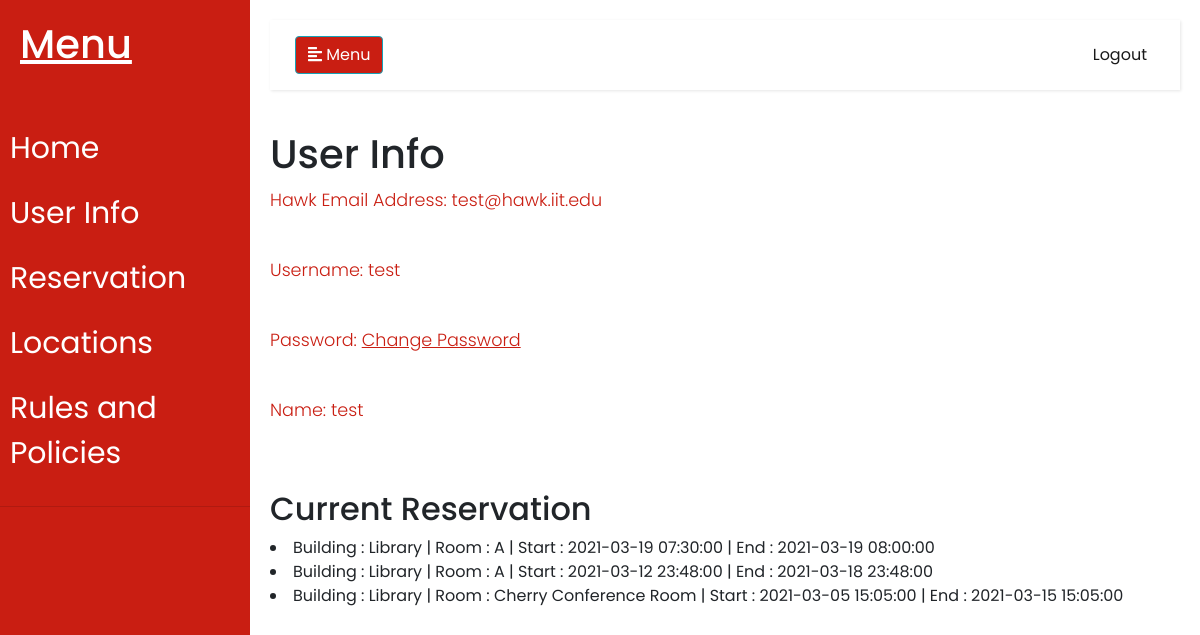
Page /auth/userinfo (signed in) on the committed database.
### models.py (models this page shows, shortened)
class User(db.Model):
    __tablename__ = 'user'
    email_address = db.Column(db.String(50), primary_key=True)
    username = db.Column(db.String(20), nullable=False)
    password = db.Column(db.String(20), nullable=False)
    name = db.Column(db.String(20), nullable=False)

class Location(db.Model):
    __tablename__ = 'location'
    id = db.Column(db.Integer, primary_key=True, autoincrement=True)
    building = db.Column(db.String(30), nullable=False)
    room = db.Column(db.String(10), nullable=False)

### auth.py (the view)
@bp.route('/userinfo')
def userinfo():
    user_email_address = session.get('user_email_address')
    res = db.session.query(Reservation).filter(Reservation.email_address == user_email_address).all()
    print(res)
    data = []
    for temp in res:
        out = dict()
        out['email_address'] = temp.email_address
        loc_id = db.session.query(Location).filter(Location.id == temp.location_id).all()
        print(loc_id)
        print(loc_id[0].building)
        out['building'] = loc_id[0].building
        out['room'] = loc_id[0].room
        out['start'] = str(temp.reservation_start)
        out['end'] = str(temp.reservation_end)
        out['status'] = temp.reservation_status
        data.append(out)
    print(data)
    return render_template('auth/userinfo.html',result = data)

### auth.py (called while the page is built)
@bp.before_app_request
def load_logged_in_user():
    user_email_address = session.get('user_email_address')
    if user_email_address is None:
        g.user = None
    else:
        g.user = User.query.filter_by(email_address=user_email_address).first()

### templates/auth/userinfo.html
{% extends 'index.html' %}
{% block header %}
  <h1>{% block title %}User Info{% endblock %}</h1>
{% endblock %}
{% block content %}
  <form method="post">
    <p>Hawk Email Address: {{ g.user['email_address'] }}</p>
      <br>
    <p>Username: {{ g.user['username'] }}</p>
      <br>
    <p>
      Password: <a href="{{ url_for('auth.change_password') }}"> <ins> Change Password </ins> </a>
    </p>
      <br>
    <p>Name: {{ g.user['name'] }}</p>
      <br>
      <br>
    <h2>Current Reservation</h2>
    {% for res in result %}
    <li> Building : {{res['building']}} | Room : {{res['room']}} | Start : {{res['start']}} | End : {{res['end']}}</li>
    {% endfor %}
  </form>
{% endblock %}

### templates/index.html (shortened to what this page needs)
<!DOCTYPE html>
<html>
  <head>
    <link rel="stylesheet" href="https://stackpath.bootstrapcdn.com/bootstrap/4.1.0/css/bootstrap.min.css">
  </head>
  <body>
    <div class="wrapper">
      <nav id="sidebar">
        <div class="sidebar-header">
          <h3 style="font-size:40px"><u>Menu</u></h3>
        </div>
        <ul class="list-unstyled components">
         <li>
            <a style="font-size:30px" href="{{ url_for('index')}}">Home</a>
           {% if g.user %}
            <a style="font-size:30px" href="{{ url_for('auth.userinfo') }}">User Info</a>
            <a style="font-size:30px" href="{{ url_for('reservation') }}">Reservation</a>
           {% endif %}
            <a style="font-size:30px" href="{{ url_for('location') }}">Locations</a>
            <a style="font-size:30px" href="{{ url_for('rnp') }}">Rules and Policies</a>
          </li>
        </ul>
      </nav>
      <div id="content">
        <nav class="navbar navbar-expand-lg navbar-light" style="background-color: #fff;">
          <div class="container-fluid">
            <button type="button" id="sidebarCollapse" class="btn btn-info" style="background-color: #c91e12" style="border-color: #b01a10;">
              <i class="fas fa-align-left"></i>
                <span>Menu</span>
            </button>
            <div class="collapse navbar-collapse" id="navbarSupportedContent">
              <ul class="nav navbar-nav ml-auto">
                {% if g.user %}
                  <li class="nav-item active">
                    <a class="nav-link" href="{{ url_for('auth.logout') }}">Logout</a>
                  </li>
                {% endif %}
              </ul>
            </div>
          </div>
        </nav>
        {% block header %}{% endblock %}
        {% block content %}
        {% endblock %}
      </div>
    </div>
</body>
</html>

### templates/index.html (style rules this page uses)
body { font-family: 'Poppins', sans-serif; background: #fff; }
p { font-family: 'Poppins', sans-serif; font-size: 1.1em; font-weight: 300; line-height: 1.7em; color: #c91e12; }
a, a:hover, a:focus { color: inherit; text-decoration: none; transition: all 0.3s; }
.navbar { padding: 15px 10px; background: #c91e12; border: none; border-radius: 0; margin-bottom: 40px; box-shadow: 1px 1px 3px rgba(0, 0, 0, 0.1); }
.wrapper { display: flex; width: 100%; align-items: stretch; }
#sidebar { min-width: 250px; max-width: 250px; background: #c91e12; color: #fff; transition: all 0.3s; }
#sidebar .sidebar-header { padding: 20px; background-color: #c91e12; }
#sidebar ul.components { padding: 20px 0; border-bottom: 1px solid #b01a10; }
#sidebar ul li a { padding: 10px; font-size: 1.1em; display: block; }
#content { width: 100%; padding: 20px; min-height: 100vh; transition: all 0.3s; }

### rows in the picture
User: user.email_address "test@hawk.iit.edu", user.username "test", user.name "test"
Location: building "Library" "Library"
Location: building "Library", room "Cherry Conference Room"

### other values in the picture
{{ res['room'] }} "A" "A"
{{ res['start'] }} "2021-03-19 07:30:00" "2021-03-12 23:48:00" "2021-03-05 15:05:00"
{{ res['end'] }} "2021-03-19 08:00:00" "2021-03-18 23:48:00" "2021-03-15 15:05:00"
